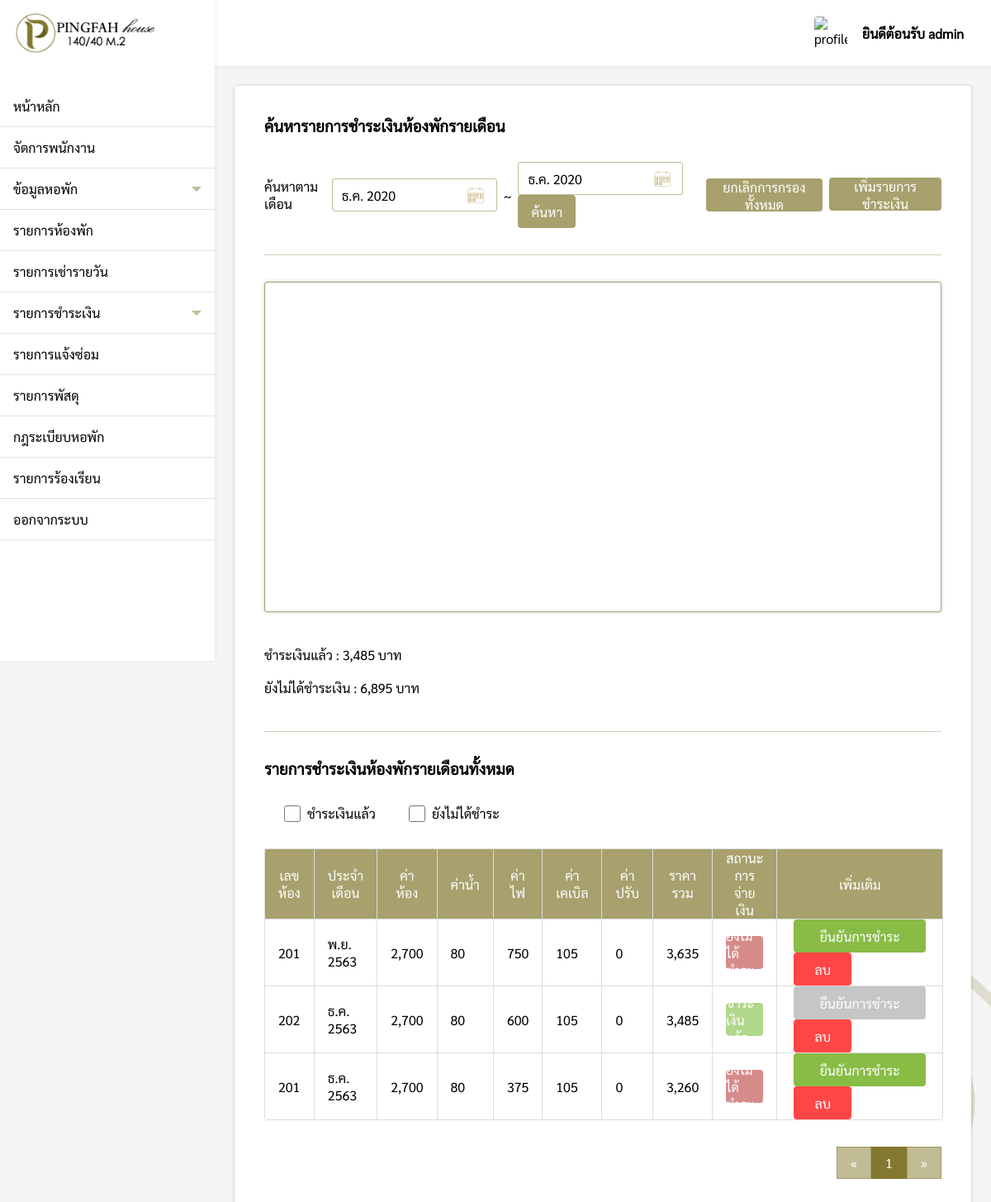
The page /pages/admin/cost/index.php (signed in) on the database as committed earlier.
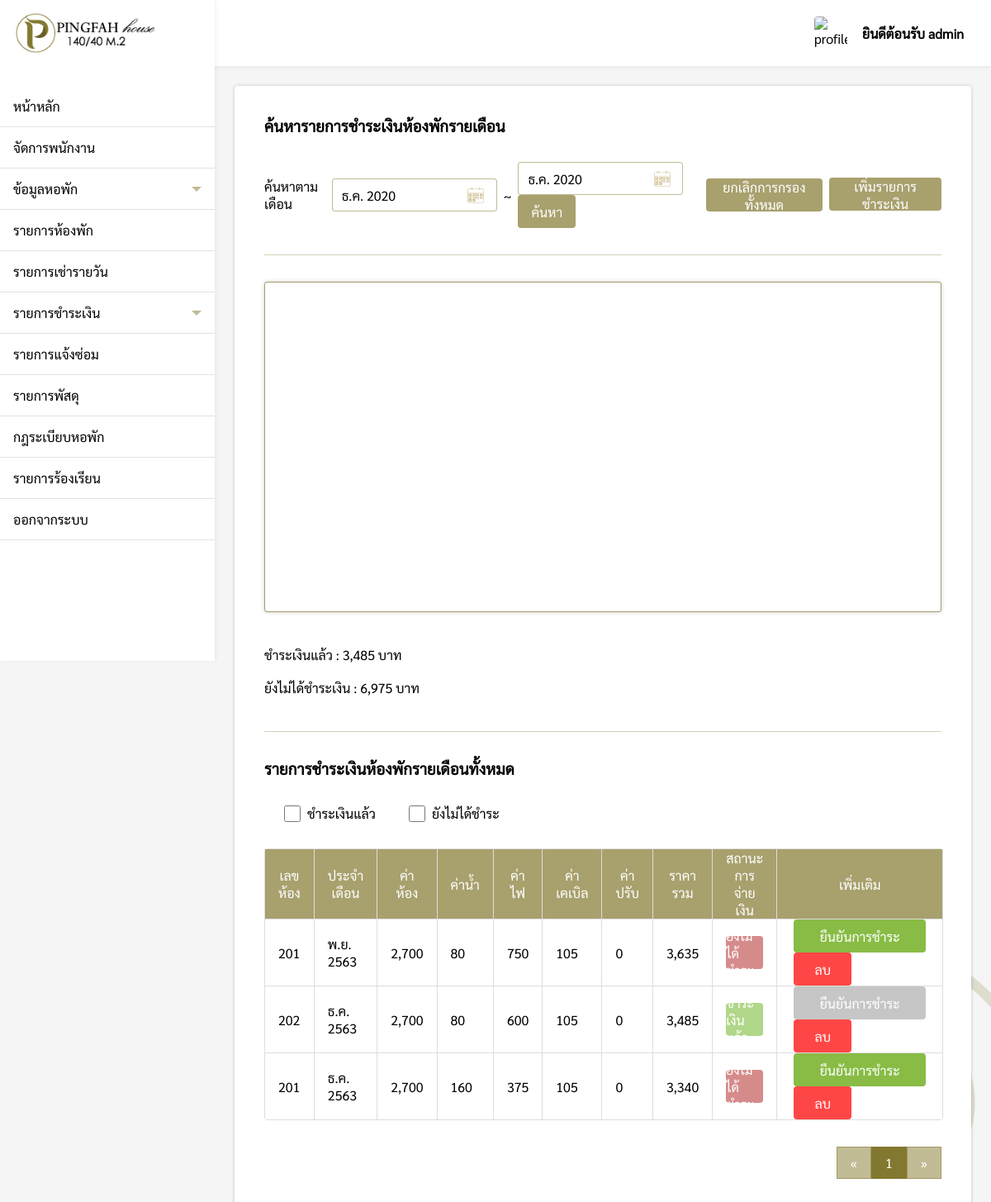
The same page on the database as committed later.
### tables this page shows
CREATE TABLE `cost` (
  `cost_id` int(11) NOT NULL,
  `room_id` varchar(100) NOT NULL,
  `type` varchar(100) NOT NULL,
  `cost_status` varchar(100) NOT NULL,
  `date` varchar(100) NOT NULL,
  `room_cost` float(100,2) DEFAULT NULL,
  `water_bill` float(100,2) DEFAULT NULL,
  `elec_bill` float(100,2) DEFAULT NULL,
  `cable_charge` float(100,2) DEFAULT NULL,
  `fines` float(100,2) DEFAULT NULL,
  `total` varchar(255) DEFAULT NULL
);

### pages/admin/cost/index.php (the view, shortened to what the rows shown need)
<?php
if($_SESSION['level'] == 'admin'){
    include('../../connection.php');
    include('../../../components/sidebar.php');
    $from = @$_REQUEST['from'];
    $to = @$_REQUEST['to'];
    $check = @$_REQUEST['Status'];
    function DateThai($strDate){
    	$strYear = date("Y",strtotime($strDate))+543;
    	$strMonth= date("n",strtotime($strDate));
    	$strMonthCut = Array("","ม.ค.","ก.พ.","มี.ค.","เม.ย.","พ.ค.","มิ.ย.","ก.ค.","ส.ค.","ก.ย.","ต.ค.","พ.ย.","ธ.ค.");
    	$strMonthThai=$strMonthCut[$strMonth];
    	return "$strMonthThai $strYear";
    }
?>
<!DOCTYPE html>
<html lang="en">
<head>
    <link rel="stylesheet" href="../../../css/cost.css">
    <link rel="stylesheet" href="../../../css/my-style.css">
</head>
<body>
    <div class="box">
        <div style="padding:24px;">
            <div class="cost-box">
                <div>
                    <?php
                        $perpage = 10;
                        if(isset($_GET['page'])){
                            $page = $_GET['page'];
                        }else{
                            $page = 1;
                        }
                        $start = ($page - 1) * $perpage;
                        if(isset($from) && isset($to) && !isset($check)){
                            $sql ="SELECT * FROM cost WHERE (date BETWEEN '$from' AND '$to') ORDER BY date LIMIT {$start} , {$perpage}";
                        }else{
                            $sql = "SELECT * FROM cost ORDER BY date LIMIT {$start} , {$perpage} ";
                        }
                        $result = $conn->query($sql);
                        if ($result->num_rows > 0) {
                        ?>
                    <table>
                        <tr>
                            <th>เลขห้อง</th>
                            <th>ประจำเดือน</th>
                            <th>ค่าห้อง</th>
                            <th>ค่าน้ำ</th>
                            <th>ค่าไฟ</th>
                            <th>ค่าเคเบิล</th>
                            <th>ค่าปรับ</th>
                            <th>ราคารวม</th>
                            <th>สถานะการจ่ายเงิน</th>
                            <th>เพิ่มเติม</th>
                        </tr>
                        <?php while($row = $result->fetch_assoc()){ ?>
                        <tr>
                            <td><?php echo $row["room_id"];?></td>
                            <td><?php echo DateThai($row["date"]);?></td>
                            <td><?php echo number_format($row["room_cost"]);?></td>
                            <td><?php echo number_format($row["water_bill"]);?></td>
                            <td><?php echo number_format($row["elec_bill"]);?></td>
                            <td><?php echo number_format($row["cable_charge"]);?></td>
                            <td><?php echo number_format($row["fines"]);?></td>
                            <td><?php echo number_format($row["total"]);?></td>
                            <?php
                            if($row['cost_status'] == 'ชำระเงินแล้ว'){
                            ?>
                            <td>
                                <div class="status-success">
                                    <p><?php echo $row["cost_status"]?></p>
                                </div>
                            </td>
                            <?php
                            }else{
                            ?>
                            <td>
                                <div class="status-nosuccess">
                                    <p><?php echo $row["cost_status"]?></p>
                                </div>
                            </td>
                            <?php } ?>
                            <?php
                            if($row['cost_status'] != 'ชำระเงินแล้ว'){
                            ?>
                            <td>
                                <button class="confirm-status"
                                    onclick="confirmStatus(<?php echo $row['room_id'] .",'" .$row['date'] ."'"; ?>)">ยืนยันการชำระ</button>
                                <button class="del"
                                    onclick="delcost(<?php echo $row['room_id'] .",'" .$row['date'] ."'"; ?>)">ลบ</button>
                            </td>
                            <?php
                            }else{
                            ?>
                            <td>
                                <button class="confirmed-status">ยืนยันการชำระ</button>
                                <button class="del"
                                    onclick="delcost(<?php echo $row['room_id'] .",'" .$row['date'] ."'"; ?>)">ลบ</button>
                            </td>
                            <?php } ?>
                        </tr>
                        <?php } ?>
                    </table>
                    <?php
                        }else{
                            echo "<div style='margin:32px 0'>ไม่มีรายการชำระเงินรายเดือน</div>";
                        }
                        ?>
                </div>
            </div>
        </div>
    </div>
</body>
</html>
<?php
}else{
    Header("Location: ../../login.php");
}
?>

Rows that differ between the two databases and show on the page:
removed cost: room "201", date "ธ.ค. 2563", room_cost "2,700", water_bill "80", elec_bill "375", cable_charge "105", fines "0", total "3,260", cost_status "ยังไม่ได้ชำระ"
added cost: room "201", date "ธ.ค. 2563", room_cost "2,700", water_bill "160", elec_bill "375", cable_charge "105", fines "0", total "3,340", cost_status "ยังไม่ได้ชำระ"
Other text that changed with them:
$totalresult["untotal_cost"]: "6,895" → "6,975"
